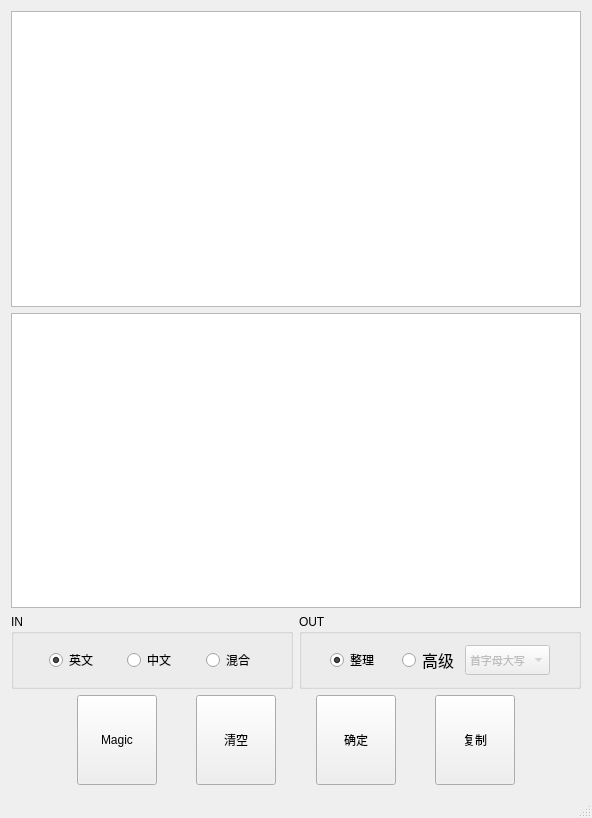
<?xml version="1.0" encoding="UTF-8"?>
<ui version="4.0">
 <class>MainWindow</class>
 <widget class="QMainWindow" name="MainWindow">
  <property name="geometry">
   <rect>
    <x>0</x>
    <y>0</y>
    <width>592</width>
    <height>818</height>
   </rect>
  </property>
  <property name="windowTitle">
   <string>ScholarAssist V1.5@leebo</string>
  </property>
  <property name="styleSheet">
   <string notr="true"/>
  </property>
  <widget class="QWidget" name="centralWidget">
   <property name="sizePolicy">
    <sizepolicy hsizetype="Preferred" vsizetype="Preferred">
     <horstretch>0</horstretch>
     <verstretch>0</verstretch>
    </sizepolicy>
   </property>
   <property name="maximumSize">
    <size>
     <width>10000</width>
     <height>10000</height>
    </size>
   </property>
   <layout class="QVBoxLayout" name="verticalLayout" stretch="33,4,5">
    <item>
     <layout class="QVBoxLayout" name="verticalLayout_2">
      <item>
       <widget class="QTextEdit" name="textEdit_in">
        <property name="styleSheet">
         <string notr="true">font: 12pt &quot;Adobe Arabic&quot;;</string>
        </property>
       </widget>
      </item>
      <item>
       <widget class="QTextEdit" name="textEdit_out">
        <property name="styleSheet">
         <string notr="true">font: 12pt &quot;Adobe Arabic&quot;;</string>
        </property>
       </widget>
      </item>
     </layout>
    </item>
    <item>
     <layout class="QHBoxLayout" name="horizontalLayout_6" stretch="1,1">
      <item>
       <widget class="QGroupBox" name="groupBox">
        <property name="styleSheet">
         <string notr="true">font: 75 11pt &quot;Adobe Arabic&quot;;
</string>
        </property>
        <property name="title">
         <string>IN</string>
        </property>
        <layout class="QHBoxLayout" name="horizontalLayout">
         <item>
          <spacer name="horizontalSpacer">
           <property name="orientation">
            <enum>Qt::Horizontal</enum>
           </property>
           <property name="sizeHint" stdset="0">
            <size>
             <width>40</width>
             <height>20</height>
            </size>
           </property>
          </spacer>
         </item>
         <item>
          <widget class="QRadioButton" name="radioButton_in_eng">
           <property name="sizePolicy">
            <sizepolicy hsizetype="MinimumExpanding" vsizetype="Preferred">
             <horstretch>0</horstretch>
             <verstretch>0</verstretch>
            </sizepolicy>
           </property>
           <property name="cursor">
            <cursorShape>PointingHandCursor</cursorShape>
           </property>
           <property name="styleSheet">
            <string notr="true">font: 12pt &quot;宋体&quot;;</string>
           </property>
           <property name="text">
            <string>英文</string>
           </property>
           <property name="checked">
            <bool>true</bool>
           </property>
          </widget>
         </item>
         <item>
          <spacer name="horizontalSpacer_3">
           <property name="orientation">
            <enum>Qt::Horizontal</enum>
           </property>
           <property name="sizeHint" stdset="0">
            <size>
             <width>40</width>
             <height>20</height>
            </size>
           </property>
          </spacer>
         </item>
         <item>
          <widget class="QRadioButton" name="radioButton_in_chin">
           <property name="sizePolicy">
            <sizepolicy hsizetype="MinimumExpanding" vsizetype="Preferred">
             <horstretch>0</horstretch>
             <verstretch>0</verstretch>
            </sizepolicy>
           </property>
           <property name="cursor">
            <cursorShape>PointingHandCursor</cursorShape>
           </property>
           <property name="styleSheet">
            <string notr="true">font: 12pt &quot;宋体&quot;;</string>
           </property>
           <property name="text">
            <string>中文</string>
           </property>
          </widget>
         </item>
         <item>
          <spacer name="horizontalSpacer_2">
           <property name="orientation">
            <enum>Qt::Horizontal</enum>
           </property>
           <property name="sizeHint" stdset="0">
            <size>
             <width>40</width>
             <height>20</height>
            </size>
           </property>
          </spacer>
         </item>
         <item>
          <widget class="QRadioButton" name="radioButton_in_chin_eng">
           <property name="cursor">
            <cursorShape>PointingHandCursor</cursorShape>
           </property>
           <property name="styleSheet">
            <string notr="true">font: 12pt &quot;宋体&quot;;</string>
           </property>
           <property name="text">
            <string>混合</string>
           </property>
          </widget>
         </item>
         <item>
          <spacer name="horizontalSpacer_11">
           <property name="orientation">
            <enum>Qt::Horizontal</enum>
           </property>
           <property name="sizeHint" stdset="0">
            <size>
             <width>40</width>
             <height>20</height>
            </size>
           </property>
          </spacer>
         </item>
        </layout>
       </widget>
      </item>
      <item>
       <widget class="QGroupBox" name="groupBox_2">
        <property name="styleSheet">
         <string notr="true">font: 75 11pt &quot;Adobe Arabic&quot;;</string>
        </property>
        <property name="title">
         <string>OUT</string>
        </property>
        <layout class="QHBoxLayout" name="horizontalLayout_4" stretch="1,1,1,1,2,1">
         <item>
          <spacer name="horizontalSpacer_4">
           <property name="orientation">
            <enum>Qt::Horizontal</enum>
           </property>
           <property name="sizeHint" stdset="0">
            <size>
             <width>40</width>
             <height>20</height>
            </size>
           </property>
          </spacer>
         </item>
         <item>
          <widget class="QRadioButton" name="radioButton_zl">
           <property name="sizePolicy">
            <sizepolicy hsizetype="MinimumExpanding" vsizetype="Preferred">
             <horstretch>0</horstretch>
             <verstretch>0</verstretch>
            </sizepolicy>
           </property>
           <property name="cursor">
            <cursorShape>PointingHandCursor</cursorShape>
           </property>
           <property name="styleSheet">
            <string notr="true">font: 12pt &quot;宋体&quot;;</string>
           </property>
           <property name="text">
            <string>整理</string>
           </property>
           <property name="checked">
            <bool>true</bool>
           </property>
          </widget>
         </item>
         <item>
          <spacer name="horizontalSpacer_8">
           <property name="orientation">
            <enum>Qt::Horizontal</enum>
           </property>
           <property name="sizeHint" stdset="0">
            <size>
             <width>40</width>
             <height>20</height>
            </size>
           </property>
          </spacer>
         </item>
         <item>
          <widget class="QRadioButton" name="radioButton_transla">
           <property name="enabled">
            <bool>true</bool>
           </property>
           <property name="sizePolicy">
            <sizepolicy hsizetype="MinimumExpanding" vsizetype="Preferred">
             <horstretch>0</horstretch>
             <verstretch>0</verstretch>
            </sizepolicy>
           </property>
           <property name="font">
            <font>
             <family>宋体</family>
             <pointsize>12</pointsize>
             <weight>50</weight>
             <italic>false</italic>
             <bold>false</bold>
            </font>
           </property>
           <property name="cursor">
            <cursorShape>PointingHandCursor</cursorShape>
           </property>
           <property name="styleSheet">
            <string notr="true">font: 12pt &quot;宋体&quot;;</string>
           </property>
           <property name="text">
            <string>高级</string>
           </property>
          </widget>
         </item>
         <item>
          <widget class="QComboBox" name="comboBox_trans_type">
           <property name="enabled">
            <bool>false</bool>
           </property>
           <property name="sizePolicy">
            <sizepolicy hsizetype="MinimumExpanding" vsizetype="Preferred">
             <horstretch>0</horstretch>
             <verstretch>0</verstretch>
            </sizepolicy>
           </property>
           <property name="font">
            <font>
             <family>宋体</family>
             <pointsize>8</pointsize>
             <weight>50</weight>
             <italic>false</italic>
             <bold>false</bold>
            </font>
           </property>
           <property name="styleSheet">
            <string notr="true">font: 8pt &quot;宋体&quot;;</string>
           </property>
           <item>
            <property name="text">
             <string>首字母大写</string>
            </property>
           </item>
           <item>
            <property name="text">
             <string>大写转小写</string>
            </property>
           </item>
           <item>
            <property name="text">
             <string>小写转大写</string>
            </property>
           </item>
           <item>
            <property name="text">
             <string>全角转半角</string>
            </property>
           </item>
           <item>
            <property name="text">
             <string>半角转全角</string>
            </property>
           </item>
           <item>
            <property name="text">
             <string>打赏作者</string>
            </property>
           </item>
          </widget>
         </item>
         <item>
          <spacer name="horizontalSpacer_5">
           <property name="orientation">
            <enum>Qt::Horizontal</enum>
           </property>
           <property name="sizeHint" stdset="0">
            <size>
             <width>40</width>
             <height>20</height>
            </size>
           </property>
          </spacer>
         </item>
        </layout>
       </widget>
      </item>
     </layout>
    </item>
    <item>
     <layout class="QHBoxLayout" name="horizontalLayout_3" stretch="0,0,0,0,0,0,0,0,0,0,0">
      <item>
       <spacer name="horizontalSpacer_6">
        <property name="orientation">
         <enum>Qt::Horizontal</enum>
        </property>
        <property name="sizeHint" stdset="0">
         <size>
          <width>40</width>
          <height>20</height>
         </size>
        </property>
       </spacer>
      </item>
      <item>
       <spacer name="horizontalSpacer_12">
        <property name="orientation">
         <enum>Qt::Horizontal</enum>
        </property>
        <property name="sizeHint" stdset="0">
         <size>
          <width>40</width>
          <height>20</height>
         </size>
        </property>
       </spacer>
      </item>
      <item>
       <widget class="QPushButton" name="pushButton_magic">
        <property name="sizePolicy">
         <sizepolicy hsizetype="MinimumExpanding" vsizetype="Preferred">
          <horstretch>0</horstretch>
          <verstretch>0</verstretch>
         </sizepolicy>
        </property>
        <property name="maximumSize">
         <size>
          <width>16777215</width>
          <height>16777215</height>
         </size>
        </property>
        <property name="cursor">
         <cursorShape>PointingHandCursor</cursorShape>
        </property>
        <property name="styleSheet">
         <string notr="true">font: 20pt &quot;宋体&quot;;</string>
        </property>
        <property name="text">
         <string>  Magic  </string>
        </property>
       </widget>
      </item>
      <item>
       <spacer name="horizontalSpacer_9">
        <property name="orientation">
         <enum>Qt::Horizontal</enum>
        </property>
        <property name="sizeHint" stdset="0">
         <size>
          <width>40</width>
          <height>20</height>
         </size>
        </property>
       </spacer>
      </item>
      <item>
       <widget class="QPushButton" name="pushButton_clear">
        <property name="sizePolicy">
         <sizepolicy hsizetype="MinimumExpanding" vsizetype="Preferred">
          <horstretch>0</horstretch>
          <verstretch>0</verstretch>
         </sizepolicy>
        </property>
        <property name="cursor">
         <cursorShape>PointingHandCursor</cursorShape>
        </property>
        <property name="styleSheet">
         <string notr="true">font: 22pt &quot;宋体&quot;;</string>
        </property>
        <property name="text">
         <string>  清空  </string>
        </property>
       </widget>
      </item>
      <item>
       <spacer name="horizontalSpacer_10">
        <property name="orientation">
         <enum>Qt::Horizontal</enum>
        </property>
        <property name="sizeHint" stdset="0">
         <size>
          <width>40</width>
          <height>20</height>
         </size>
        </property>
       </spacer>
      </item>
      <item>
       <widget class="QPushButton" name="pushButton_ok">
        <property name="sizePolicy">
         <sizepolicy hsizetype="MinimumExpanding" vsizetype="Preferred">
          <horstretch>0</horstretch>
          <verstretch>0</verstretch>
         </sizepolicy>
        </property>
        <property name="cursor">
         <cursorShape>PointingHandCursor</cursorShape>
        </property>
        <property name="styleSheet">
         <string notr="true">font: 22pt &quot;宋体&quot;;
</string>
        </property>
        <property name="text">
         <string>  确定  </string>
        </property>
       </widget>
      </item>
      <item>
       <spacer name="horizontalSpacer_14">
        <property name="orientation">
         <enum>Qt::Horizontal</enum>
        </property>
        <property name="sizeHint" stdset="0">
         <size>
          <width>40</width>
          <height>20</height>
         </size>
        </property>
       </spacer>
      </item>
      <item>
       <widget class="QPushButton" name="pushButton_copy">
        <property name="sizePolicy">
         <sizepolicy hsizetype="MinimumExpanding" vsizetype="Preferred">
          <horstretch>0</horstretch>
          <verstretch>0</verstretch>
         </sizepolicy>
        </property>
        <property name="cursor">
         <cursorShape>PointingHandCursor</cursorShape>
        </property>
        <property name="styleSheet">
         <string notr="true">font: 22pt &quot;宋体&quot;;</string>
        </property>
        <property name="text">
         <string>  复制  </string>
        </property>
       </widget>
      </item>
      <item>
       <spacer name="horizontalSpacer_7">
        <property name="orientation">
         <enum>Qt::Horizontal</enum>
        </property>
        <property name="sizeHint" stdset="0">
         <size>
          <width>40</width>
          <height>20</height>
         </size>
        </property>
       </spacer>
      </item>
      <item>
       <spacer name="horizontalSpacer_13">
        <property name="orientation">
         <enum>Qt::Horizontal</enum>
        </property>
        <property name="sizeHint" stdset="0">
         <size>
          <width>40</width>
          <height>20</height>
         </size>
        </property>
       </spacer>
      </item>
     </layout>
    </item>
   </layout>
  </widget>
  <widget class="QStatusBar" name="statusBar"/>
 </widget>
 <layoutdefault spacing="6" margin="11"/>
 <resources/>
 <connections/>
</ui>
